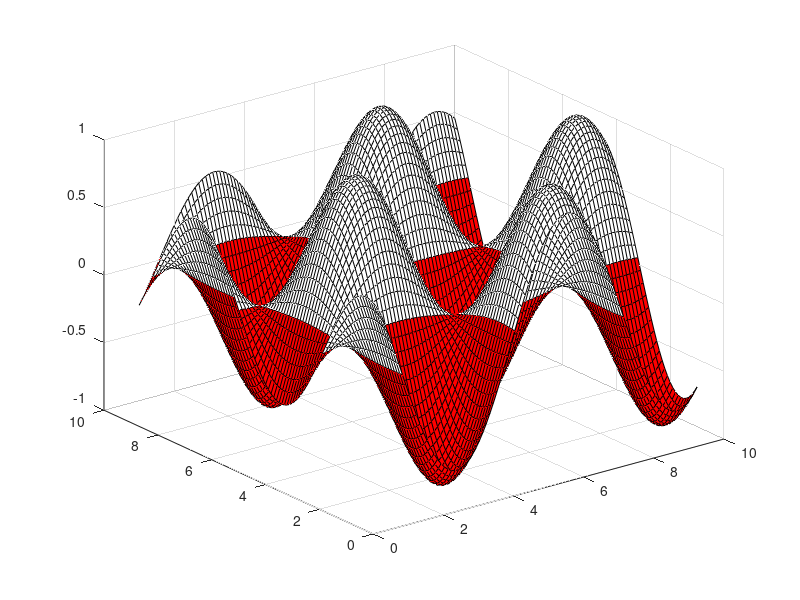

Recreate this plot in MATLAB. (Note: this script raises an error after producing the figure.)
function Sonification()
% By Juan B. Gutierrez 
% @biomathematicus
% biomathematicus.me

    % First, create a dummy surface with a color map representing an
    % additional dimension
    x = 1:.1:10; y = 1:.1:10; z = sin(x)'*cos(x); 
    fig = figure(1);
    surf(x,y,z);
    colormap([1,0,0; 1,1,1]); 
    
    % Now, add the handler to the cursor event in the plot
    h = datacursormode(fig);
    set(h,'UpdateFcn',@DataCursorSound)
end

function txt = DataCursorSound(empt,event_obj)
% By Juan B. Gutierrez 
% @biomathematicus
% biomathematicus.me

    try
        % Retrieve position in the plot
        pos = get(event_obj,'Position');

        % This is an artificial way of generating 
        tonic = floor(pos(1));
        if bitor(tonic==0,tonic==9), tonic = 4; end

        key = 220 + tonic*100/abs(pos(3));
        fs = 44100;
        tonic = 1;
        seconds = 0.5;
        Triad(key, tonic, 'min', 'per', fs, seconds);

        sFeature1 = num2str(pos(1));
        sFeature2 = num2str(pos(2));
        sFeature3 = num2str(pos(3));
        fFeature4 = sign(pos(3));
        if fFeature4==1, sFeature4 = 'White'; else sFeature4 = 'Red'; end
        sFeature5 = num2str(key); 

        % Customizes text of data tips
         txt = {
                    ['Dimension 1: ',sFeature1],...
                    ['Dimension 2: ',sFeature2],...
                    ['Dimension 3: ',sFeature3],...
                    ['Dimension 4: ',sFeature4],...
                    ['Dimension 5: ',sFeature5],...
               };
    catch err
        txt = '';
    end
end
      
function y = Triad(key, tonic, third, fifth, fs, seconds)
% By: Ryan McGee
% Source: http://www.lifeorange.com/MATLAB/MATLAB_music.htm

    %establish tonic
    if tonic == 1
        ton = 0;
    elseif tonic == 2
        ton = 2;
    elseif tonic == 3
        ton = 4;
    elseif tonic == 4
        ton = 5;
    elseif tonic == 5
        ton = 7;
    elseif tonic == 6
        ton = 9;
    elseif tonic == 7
        ton = 11;
    elseif tonic == 8 
        ton = 12;
    end

    %establish third
    if third == 'min'
        c1 = 3;
    elseif third == 'maj'
        c1 = 4;
    end

    %establish fifth
    if fifth == 'aug'
        c2 = 8;
    elseif fifth == 'dim'
        c2 = 6;
    elseif fifth == 'per'
        c2 = 7;
    end

    %Set up discrete-time vector
    n = [1:seconds*fs];

    f1 = key/fs;
    f1 = f1*2^(ton/12);
    f2 = f1*2^(c1/12);
    f3 = f1*2^(c2/12);

    A1 = 1;
    A2 = 1;
    A3 = 1;

    %Build your waveform
    y = A1*sin(2*pi*f1*n);
    y = y + A2*sin(2*pi*f2*n);
    y = y + A3*sin(2*pi*f3*n);

    soundsc(y,fs);
end

